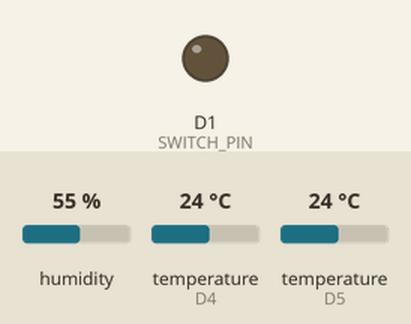
The program below on a simulated ESP8266 (Wemos D1 mini). On the bench: output pins drawn as LEDs (lit = HIGH). The inputs (shaded band) are chosen by the test bench; at power-on: temperature (sensors on D4, D5) 24 °C, humidity 55 %. WiFi joins after 1.5 s; servers stay silent unless stated; no MQTT or app messages arrive unless stated.

Above: at 7.4 s.
7.5 s: temperature (sensor on D4) set to 13.6 °C
13.0 s: temperature (sensor on D4) set to 12.3 °C
At 18.1 s:
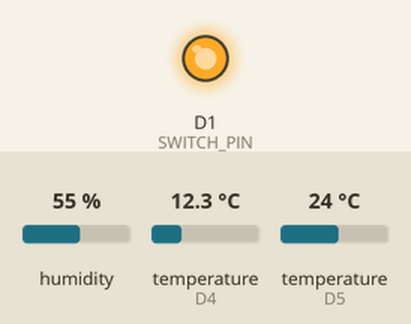
18.9 s: temperature (sensor on D4) set to 19 °C
At 20.2 s:
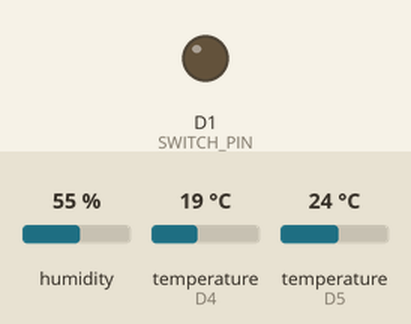
21.5 s: temperature (sensor on D4) set to 12 °C
At 24.9 s:
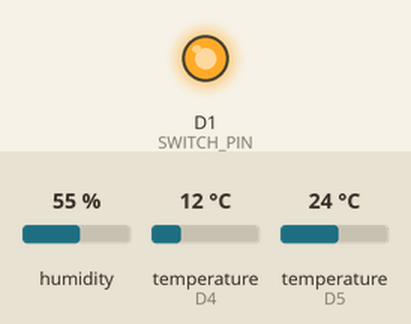
Timing chart, 0 to 26.4 s (numbered marks = the images above; inputs shaded):
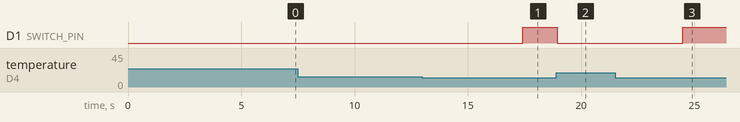

The program:

main.cpp
```cpp
#include <Arduino.h>
#include <Adafruit_Sensor.h>
#include "SENSOR_DATA.h"
#include "MQTT_PUB.h"

#define SUBSCRIBE_LAMP_MANUAL "/sub/smoker_temp/lamp_manual"
#define SUBSCRIBE_TURN_OFF "/sub/smoker_temp/turn_off"
#define SWITCH_PIN D1

OneWire objOneWire(ONE_WIRE_BUS);
DallasTemperature objSensors(&objOneWire);
DHT objDHT(DHT_SENSOR,DHT21);
WiFiClient objWemosD1;
PubSubClient objClient(objWemosD1);
SENSOR_DATA objSensorData(objSensors,objDHT);
MQTT_PUB objMQTT(objSensorData);

const char* SSID = "xxxxxxxxxxxxxxxxx";
const char* PASSWORD = "xxxxxxxxxxxxxxxxxx";
const char* MQTT_BROKER = "xxxxxxxxxxxxxxxxxxxxx";

unsigned long nTimestamp;
unsigned long nPeriod = 5000;

bool bLightOn=false;
bool bLightManual=false;
bool bTurnOFF=false;

void sendToMQTTBroker();
void heatUP();
float measureTemperatureOutside();
float measureTemperatureInside();
float measureHumidityOutside();
void manualMode(char*, byte*, unsigned int);

void heatUp(){

  while(objSensorData.measureInsideTemperature(objSensors)<13.0){
    digitalWrite(SWITCH_PIN,HIGH);
    objMQTT.sendValuesToBroker(objWemosD1,objClient);
    bLightOn=true;
  }
  digitalWrite(SWITCH_PIN, LOW);
  bLightOn=false;
}

void setUpWLan(){

    WiFi.begin(SSID,PASSWORD);
    nTimestamp=millis();
        while ((millis() - nTimestamp <= nPeriod)&&WiFi.status()!=WL_CONNECTED){
        yield();
    }
}

void reconnect() {

  long nTimestamp2=millis();

  while (!objClient.connected()&&(millis() - nTimestamp2 <= nPeriod)) {

    if (objClient.connect("/dev/smoker_temp")) {

      objClient.subscribe(SUBSCRIBE_LAMP_MANUAL);
      objClient.subscribe(SUBSCRIBE_TURN_OFF);

    } else {
      delay(100);
    }
    yield();
  }
}

void manualMode(char* topic, byte* message, unsigned int length){

  String sMessageBuff;

  for(unsigned int i=0;i<length;i++){
    sMessageBuff += ((char)message[i]);
  }

  if(sMessageBuff=="false"){
    digitalWrite(SWITCH_PIN,LOW);
    bLightOn=false;
    bLightManual=false;
    delay(200);
  }
  else if(sMessageBuff=="true"){
    digitalWrite(SWITCH_PIN,HIGH);
    bLightOn=true;
    bLightManual=true;
    delay(200);
  }
}

void callback(char* topic,byte* message,unsigned int length){

  String sMessageBuff;

    for(unsigned int i=0;i<length;i++){
    sMessageBuff += ((char)message[i]);
    }

    if (String(topic)==SUBSCRIBE_LAMP_MANUAL){
      manualMode(topic,message,length);
    }
    else if (String(topic)==SUBSCRIBE_TURN_OFF && sMessageBuff=="1"){
      objMQTT.setTurnOFF(true);
      objMQTT.sendIdleToBroker(objWemosD1,objClient);
    }
}

void setup(void)
{
    Serial.begin (9600);
    objSensors.begin();

    objDHT.begin();

    pinMode(SWITCH_PIN,OUTPUT);

    setUpWLan();

    objClient.setServer(MQTT_BROKER, 1883);
    objClient.setCallback(callback);
}

void loop(void){

  float fTempInside;

  objSensorData.measureAllValues(objSensors, objDHT);

  fTempInside = objSensorData.getInsideTemp();

  if (!objClient.connected()) {
    reconnect();
  }

  objClient.loop();
  objMQTT.sendValuesToBroker(objWemosD1, objClient);

  if(fTempInside<=10.0){
    heatUp();
  }
  else if (fTempInside>10.0 && !bLightManual){
    digitalWrite(SWITCH_PIN,LOW);
  }
  else if (bLightManual){
    delay(20);
  }
}
```

MQTT_PUB.cpp
```cpp
#include "MQTT_PUB.h"

MQTT_PUB::MQTT_PUB(SENSOR_DATA& objSensor_Data){
    sTempInsideBuff=objSensor_Data.getInsideTemp();
    sTempOutsideBuff=objSensor_Data.getOutsideTemp();
    sHumOutsideBuff=objSensor_Data.getOutsideHum();
    sStateLightBuff = "false";
}

void MQTT_PUB::sendValuesToBroker(WiFiClient& WemosD1, PubSubClient& client){

    sTempInsideBuff.toCharArray(cMqttPubValueTemperatureInside,sTempInsideBuff.length()+1);
    client.publish("/pub/smoker_temp/inside",cMqttPubValueTemperatureInside,true);

    sTempOutsideBuff.toCharArray(cMqttPubValueTemperatureOutside,sTempOutsideBuff.length()+1);
    client.publish("/pub/smoker_temp/outside",cMqttPubValueTemperatureOutside,true);

    sHumOutsideBuff.toCharArray(cMqttPubValueHumidityOutside,sHumOutsideBuff.length()+1);
    client.publish("/pub/smoker_temp/humidity",cMqttPubValueHumidityOutside,true);

    sStateLightBuff.toCharArray(cMqttPubStateLight,sStateLightBuff.length()+1);
    client.publish("/pub/smoker_temp/light",cMqttPubStateLight,true);
}

void MQTT_PUB::sendIdleToBroker(WiFiClient& WemosD1, PubSubClient& client){
    sTempInsideBuff = "--,-";
    sTempInsideBuff.toCharArray(cMqttPubValueTemperatureInside,sTempInsideBuff.length()+1);
    client.publish("/pub/smoker_temp/inside", cMqttPubValueTemperatureInside,true);

    sTempOutsideBuff = "--,-";
    sTempOutsideBuff.toCharArray(cMqttPubValueTemperatureOutside,sTempOutsideBuff.length()+1);
    client.publish("/pub/smoker_temp/outside",cMqttPubValueTemperatureOutside,true);

    sHumOutsideBuff = "--,-";
    sHumOutsideBuff.toCharArray(cMqttPubValueHumidityOutside,sHumOutsideBuff.length()+1);
    client.publish("/pub/smoker_temp/humidity",cMqttPubValueHumidityOutside,true);

    sStateLightBuff="0";
    sStateLightBuff.toCharArray(cMqttPubStateLight,sStateLightBuff.length()+1);
    client.publish("/pub/smoker_temp/light",cMqttPubStateLight,true);
}

void MQTT_PUB::setTempInsideBuff(SENSOR_DATA& objSensor_Data){
    sTempInsideBuff=objSensor_Data.getInsideTemp();
}
void MQTT_PUB::setTempOutsideBuff(SENSOR_DATA& objSensor_Data){
    sTempOutsideBuff=objSensor_Data.getOutsideTemp();
}
void MQTT_PUB::setHumOutsideBuff(SENSOR_DATA& objSensor_Data){
    sHumOutsideBuff=objSensor_Data.getOutsideHum();
}
void MQTT_PUB::setTurnOFF(bool bTurnOFF){
    this->bTurnOFF=bTurnOFF;
}

String MQTT_PUB::getLightOnBuff(){return sStateLightBuff;}
String MQTT_PUB::getTempInsideBuff(){return sTempInsideBuff;}
String MQTT_PUB::getTempOutsideBuff(){return sTempOutsideBuff;}
String MQTT_PUB::getHumOutsideBuff(){return sHumOutsideBuff;}
bool MQTT_PUB::getTurnOFF(){return bTurnOFF;}
```

MQTT_PUB.h
```cpp
#pragma once
#include "SENSOR_DATA.h"
#include <PubSubClient.h>
#include <ESP8266WiFi.h>


class MQTT_PUB{

private:
    String sTempInsideBuff;
    String sTempOutsideBuff;
    String sHumOutsideBuff;
    String sStateLightBuff;

    char cMqttPubValueTemperatureInside[10];
    char cMqttPubValueTemperatureOutside[10];
    char cMqttPubValueHumidityOutside[10];
    char cMqttPubStateLight[10];

    bool bTurnOFF;
public:
    MQTT_PUB(SENSOR_DATA&);

    void setLightOnBuff();
    void setTempInsideBuff(SENSOR_DATA&);
    void setTempOutsideBuff(SENSOR_DATA&);
    void setHumOutsideBuff(SENSOR_DATA&);
    void setTurnOFF(bool);

    String getTempInsideBuff();
    String getTempOutsideBuff();
    String getHumOutsideBuff();
    String getLightOnBuff();
    bool getTurnOFF();

    void sendValuesToBroker(WiFiClient&, PubSubClient&);
    void sendIdleToBroker(WiFiClient&, PubSubClient&);
};
```

SENSOR_DATA.cpp
```cpp
#include "SENSOR_DATA.h"

SENSOR_DATA::SENSOR_DATA(DallasTemperature& sensors,DHT& dht){
    measureOutsideTemperature(dht);
    measureInsideTemperature(sensors);
    measureOutsideHumidity(dht);
}

float SENSOR_DATA::getOutsideTemp(){return fOutsideTemp;}

float SENSOR_DATA::getInsideTemp(){return fInsideTemp;};

float SENSOR_DATA::getOutsideHum(){return fOutsideHumidity;};

float SENSOR_DATA::measureInsideTemperature(DallasTemperature& sensors){
    sensors.requestTemperatures();
    float fInsideTempBuff = sensors.getTempCByIndex(0);
    return fInsideTempBuff;
    }

float SENSOR_DATA::measureOutsideHumidity(DHT& dht){
    float fOutsideHumBuff=dht.readHumidity();
    delay(2000);
    return fOutsideHumBuff;
  }

float SENSOR_DATA::measureOutsideTemperature(DHT& dht){
    float fOutdoorTempBuff=dht.readTemperature();
    delay(2000);
    return fOutdoorTempBuff;
}

void SENSOR_DATA::measureAllValues(DallasTemperature& sensors, DHT& dht){
    sensors.requestTemperatures();
    float fInsideTempBuff = sensors.getTempCByIndex(0);
    float fOutsideHumBuff=dht.readHumidity();
    delay(2000);
    float fOutdoorTempBuff=dht.readTemperature();
    delay(2000);
}
```

SENSOR_DATA.h
```cpp
#pragma once
#include <DHT.h>
#include <DallasTemperature.h>
#include <OneWire.h>
#include <Adafruit_Sensor.h>

#define ONE_WIRE_BUS D4
#define DHT_SENSOR D5


class SENSOR_DATA{
private:
    float fOutsideTemp;
    float fInsideTemp;
    float fOutsideHumidity;
public:
    SENSOR_DATA(DallasTemperature&,DHT&);

    float getOutsideTemp();
    float getInsideTemp();
    float getOutsideHum();

    float measureOutsideTemperature(DHT&);
    float measureInsideTemperature(DallasTemperature&);
    float measureOutsideHumidity(DHT&);

    void measureAllValues(DallasTemperature&,DHT&);

};
```

Measured:
- the behaviour switches between 13 and 12.9 °C on temperature (sensor on D4) (found by bisection; images 0 and 1)
- after the input at 7.5 s, every drawn part: stays the same
- after the input at 13.0 s, D1 (SWITCH_PIN): LOW → HIGH after 4.4 s
- after the input at 18.9 s, D1 (SWITCH_PIN): HIGH → LOW after 0.05 s
- after the input at 21.5 s, D1 (SWITCH_PIN): LOW → HIGH after 3.0 s
